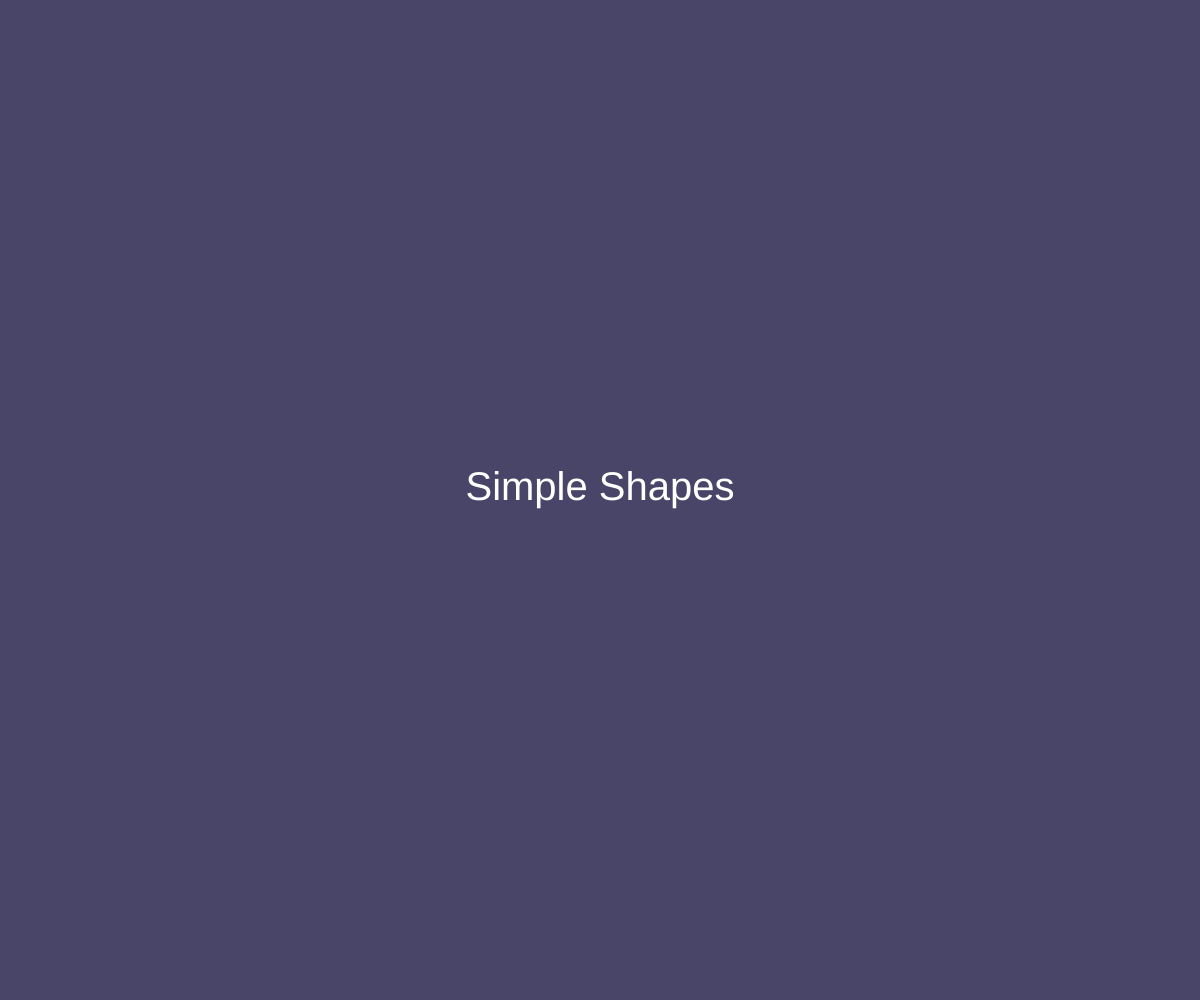
Frame 1 (no input)
Frame 60 (no input): identical to frame 1, image omitted
Frame 120 (the mouse pressed at the canvas centre since frame 60): identical to frame 1, image omitted

The p5.js sketch that drew this single still picture (run headless with seeded random() and noise() and a simulated clock; from frame 60 on, the mouse is pressed at the canvas centre):

// p5.js sketch
// ── sketch.js
function windowResized() {
  resizeCanvas(windowWidth, windowHeight);
}

function setup() {
  createCanvas(windowWidth, windowHeight);
  textSize(40);
  textAlign(CENTER);
 }

function draw() {
  background('#484569');
  fill('#fff');
  text("Simple Shapes", width/2, height/2)
}
